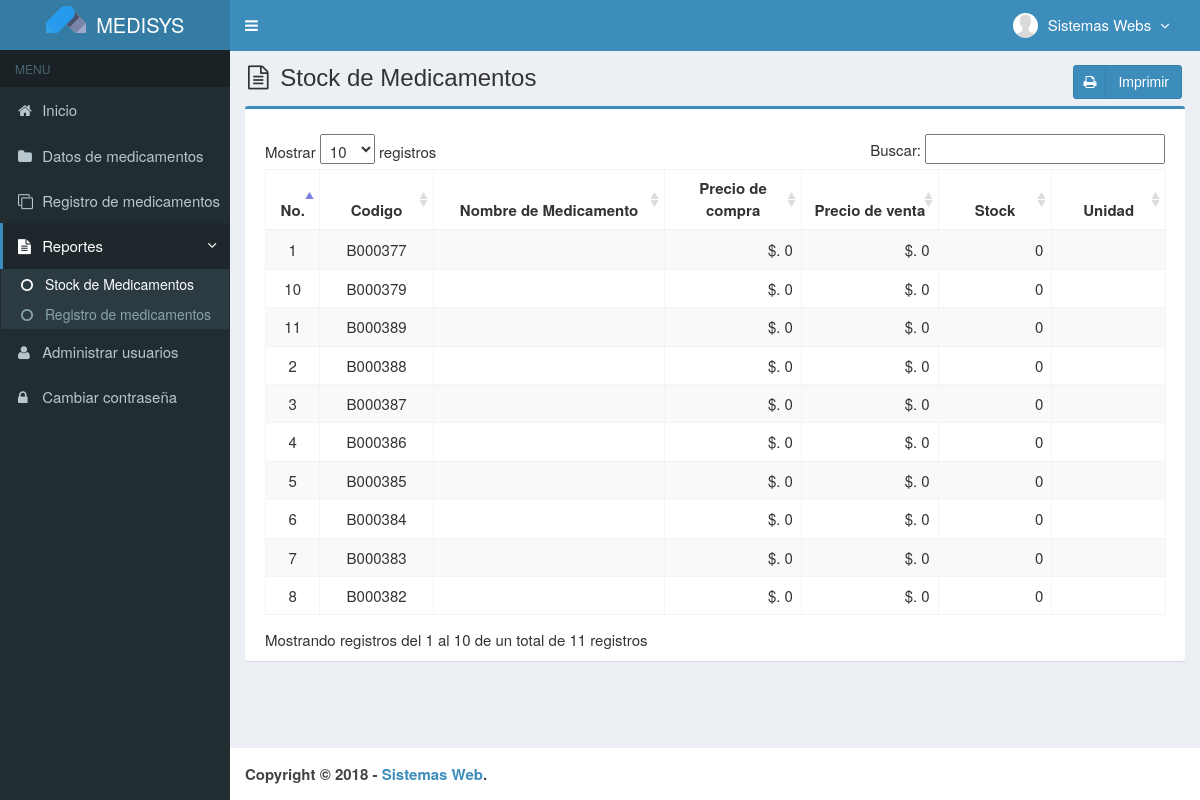
/main.php?module=stock_inventory (signed in), run on an earlier commit of the app's database.
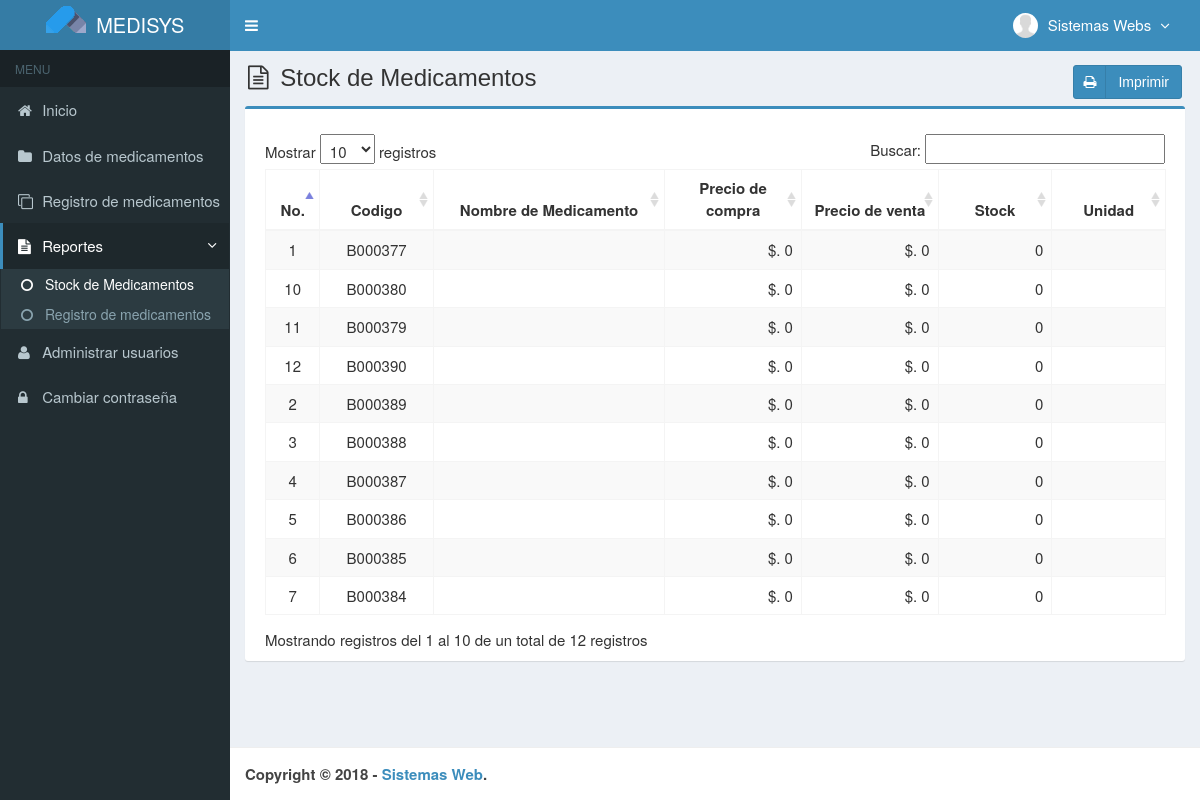
And on a later commit of the database.
### tables this page shows
CREATE TABLE `medicamentos` (
  `codigo` varchar(7) NOT NULL,
  `nombre` varchar(50) NOT NULL,
  `precio_compra` int(11) NOT NULL,
  `precio_venta` int(11) NOT NULL,
  `unidad` varchar(20) NOT NULL,
  `stock` int(11) NOT NULL,
  `created_user` int(3) NOT NULL,
  `created_date` timestamp NOT NULL DEFAULT CURRENT_TIMESTAMP,
  `updated_user` int(3) NOT NULL,
  `updated_date` timestamp NOT NULL DEFAULT CURRENT_TIMESTAMP ON UPDATE CURRENT_TIMESTAMP,
  `p_nombre` varchar(50) NOT NULL,
  `cedula` int(10) NOT NULL,
  `credencial` int(20) NOT NULL,
  `p_apellido` varchar(50) NOT NULL,
  `fec_nac` varchar(50) NOT NULL,
  `edad` int(3) NOT NULL,
  `s_nombre` varchar(50) NOT NULL,
  `s_apellido` varchar(50) NOT NULL,
  `rif` int(15) NOT NULL,
  `genero` int(11) NOT NULL,
  `tel_cel` int(11) NOT NULL,
  `tel_hab` int(11) NOT NULL
);

### config/fungsi_rupiah.php (called while the page is built, shortened)
<?php
function format_rupiah($angka){
  $rupiah=number_format($angka,0,',','.');
  return $rupiah;
}
?>

### modules/stock_inventory/view.php (the view)
<section class="content-header">
  <h1>
    <i class="fa fa-file-text-o icon-title"></i> Stock de Medicamentos
    <a class="btn btn-primary btn-social pull-right" href="modules/stock_inventory/print.php" target="_blank">
      <i class="fa fa-print"></i> Imprimir
    </a>
  </h1>
</section>
<section class="content">
  <div class="row">
    <div class="col-md-12">
      <div class="box box-primary">
        <div class="box-body">
          <table id="dataTables1" class="table table-bordered table-striped table-hover">
            <thead>
              <tr>
                <th class="center">No.</th>
                <th class="center">Codigo</th>
                <th class="center">Nombre de Medicamento</th>
                <th class="center">Precio de compra</th>
                <th class="center">Precio de venta</th>
                <th class="center">Stock</th>
                <th class="center">Unidad</th>
              </tr>
            </thead>
            <tbody>
            <?php
            $no = 1;
            $query = mysqli_query($mysqli, "SELECT codigo,nombre,precio_compra,precio_venta,unidad,stock FROM medicamentos ORDER BY nombre ASC")
                                            or die('Error: '.mysqli_error($mysqli));
            while ($data = mysqli_fetch_assoc($query)) {
              $precio_compra = format_rupiah($data['precio_compra']);
              $precio_venta = format_rupiah($data['precio_venta']);
              echo "<tr>
                      <td width='30' class='center'>$no</td>
                      <td width='80' class='center'>$data[codigo]</td>
                      <td width='180'>$data[nombre]</td>
                      <td width='100' align='right'>$. $precio_compra</td>
                      <td width='100' align='right'>$. $precio_venta</td>
                      <td width='80' align='right'>$data[stock]</td>
                      <td width='80' class='center'>$data[unidad]</td>
                    </tr>";
              $no++;
            }
            ?>
            </tbody>
          </table>
        </div>
      </div>
    </div>
  </div>
</section><!-- /.content

What changed in the data, as far as the page shows it:
no longer on this page (row edited): medicamentos: codigo "B000383", precio_compra "0", precio_venta "0", stock "0"
no longer on this page (row edited): medicamentos: codigo "B000382", precio_compra "0", precio_venta "0", stock "0"
changed medicamentos "B000389": moves up the list
now on this page (row edited): medicamentos: codigo "B000380", precio_compra "0", precio_venta "0", stock "0"
added medicamentos: codigo "B000390", precio_compra "0", precio_venta "0", stock "0"
Also different on the page:
text written by a page script: "Mostrar registros Buscar: Mostrando registros del 1 al 10 de un total de 11 registros" → "Mostrar registros Buscar: Mostrando registros del 1 al 10 de un total de 12 registros"
